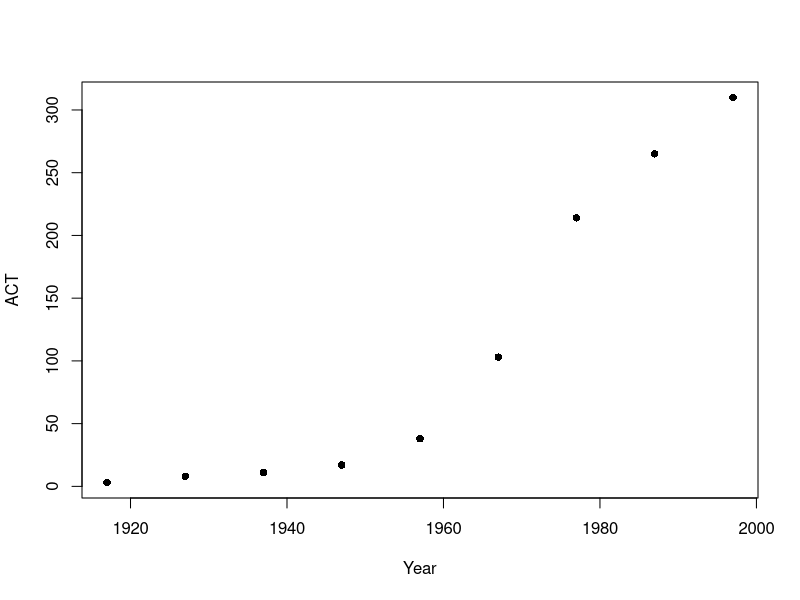

This chart was generated by the following R code:
# fakedata <- c(1,2,3,4,5)
# plot(fakedata)
?png

mydata <- read.table("data.txt", header=TRUE)
mydata
png(filename="out.png")
plot(ACT ~ Year,data=mydata, pch=16)
dev.off()